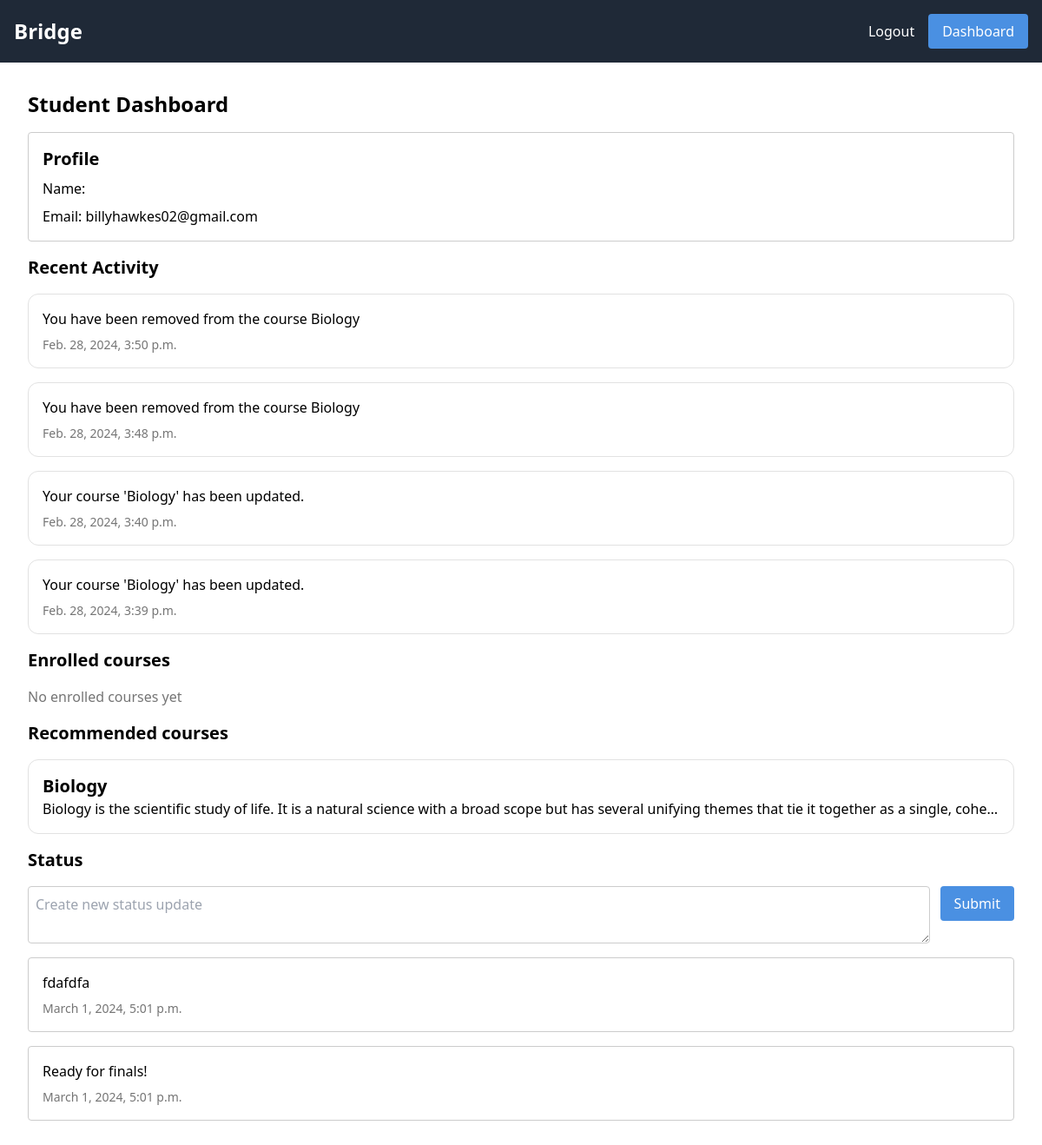
The app's page /dashboard/ (signed in) with its own data.
### app/models.py (models this page shows)
class Notification(models.Model):
    message = models.TextField()
    user = models.ForeignKey(User, on_delete=models.CASCADE)
    created_at = models.DateTimeField(auto_now_add=True)

class Course(models.Model):
    title = models.CharField(max_length=100)
    description = models.TextField()
    teacher = models.ForeignKey(User, on_delete=models.CASCADE)
    students = models.ManyToManyField(User, related_name="students")
    image = models.ImageField(null=True, upload_to="images/", blank=True)
    created_at = models.DateTimeField(auto_now_add=True)

class Status(models.Model):
    status = models.CharField(max_length=100)
    user = models.ForeignKey(User, on_delete=models.CASCADE)
    created_at = models.DateTimeField(auto_now_add=True)

### app/views.py (the view)
# urls.py: path("dashboard/", views.dashboard, name="dashboard"),
@login_required(login_url="/login")
def dashboard(request):
    notifications = Notification.objects.filter(user=request.user).order_by(
        "-created_at"
    )[:5]
    statuses = Status.objects.all().order_by("-created_at")[:5]
    if is_teacher(request.user):
        courses = Course.objects.filter(teacher=request.user)
        return render(
            request,
            "dashboard/teacher.html",
            {
                "courses": courses,
                "notifications": notifications,
                "statuses": statuses,
            },
        )
    else:
        recommended_courses = Course.objects.exclude(students=request.user)
        enrolled_courses = Course.objects.filter(students=request.user)
        return render(
            request,
            "dashboard/student.html",
            {
                "recommended_courses": recommended_courses,
                "enrolled_courses": enrolled_courses,
                "notifications": notifications,
                "statuses": statuses,
            },
        )

### app/views.py (called while the page is built)
def is_teacher(user):
    return user.groups.filter(name="teacher").exists()

### app/templates/dashboard/student.html (shortened to what this page needs)
{% extends "base.html" %}
{% block content %}
    <div class="flex flex-col gap-4">
        <h1>Student Dashboard</h1>
        <div class="p-4 border border-[#ccc] flex flex-col gap-2 rounded">
            <h2>Profile</h2>
            <p>Name: {{ user.first_name }} {{ user.last_name }}</p>
            <p>Email: {{ user.email }}</p>
        </div>
        <h2>Recent Activity</h2>
        {% for notification in notifications %}
            <div class="p-4 border border-border rounded-xl w-full flex flex-col gap-2">
                <p>{{ notification.message }}</p>
                <p class="text-muted text-sm">{{ notification.created_at }}</p>
            </div>
        {% endfor %}
        <h2>Enrolled courses</h2>
        {% if not enrolled_courses %}<p class="text-muted">No enrolled courses yet</p>{% endif %}
        <h2>Recommended courses</h2>
        {% for course in recommended_courses %}
            <a href="{% url "course_detail" course.id %}"
               class="p-4 border border-border rounded-xl w-full">
                <h2>{{ course.title }}</h2>
                <p class="truncate">{{ course.description }}</p>
            </a>
        {% endfor %}
        <h2>Status</h2>
        <form action="{% url "status" %}" method="post" class="w-full gap-3 flex">
            <textarea name="status"
                      id="status"
                      cols="30"
                      rows="2"
                      class="w-full p-2 border border-[#ccc] rounded"
                      placeholder="Create new status update"></textarea>
            <button class="btn">Submit</button>
        </form>
        {% if statuses %}
            {% for status in statuses %}
                <div class="flex w-full flex-col gap-2 rounded p-4 border border-[#ccc] justify-between">
                    <p>{{ status.status }}</p>
                    <p class="text-muted text-sm">{{ status.created_at }}</p>
                </div>
            {% endfor %}
        {% else %}
            <p class="text-muted">No statuses yet</p>
        {% endif %}
    </div>
{% endblock content %}

### app/templates/base.html (style rules this page uses)
h1 { @apply text-2xl font-bold; }
h2 { @apply text-xl font-bold; }
.btn { @apply bg-primary text-white px-4 h-10 rounded flex justify-center items-center; }

### records on screen
Notification: message "You have been removed from the course Biology", created_at "Feb. 28, 2024, 3:50 p.m."
Notification: message "You have been removed from the course Biology", created_at "Feb. 28, 2024, 3:48 p.m."
Notification: message "Your course 'Biology' has been updated.", created_at "Feb. 28, 2024, 3:40 p.m."
Notification: message "Your course 'Biology' has been updated.", created_at "Feb. 28, 2024, 3:39 p.m."
Course: title "Biology", description "Biology is the scientific study of life. It is a natural science with a broad scope but has several unifying themes that tie it together as a single, cohe…"
Status: status "fdafdfa", created_at "March 1, 2024, 5:01 p.m."
Status: status "Ready for finals!", created_at "March 1, 2024, 5:01 p.m."

### other values on screen
{{ user.email }} "billyhawkes02@gmail.com"
